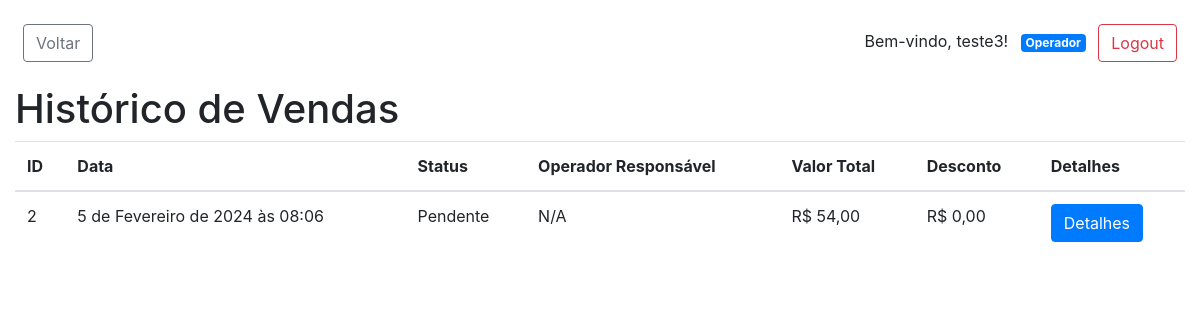
Page /pdvweb/historico_vendas/ (signed in) on the earlier database version.
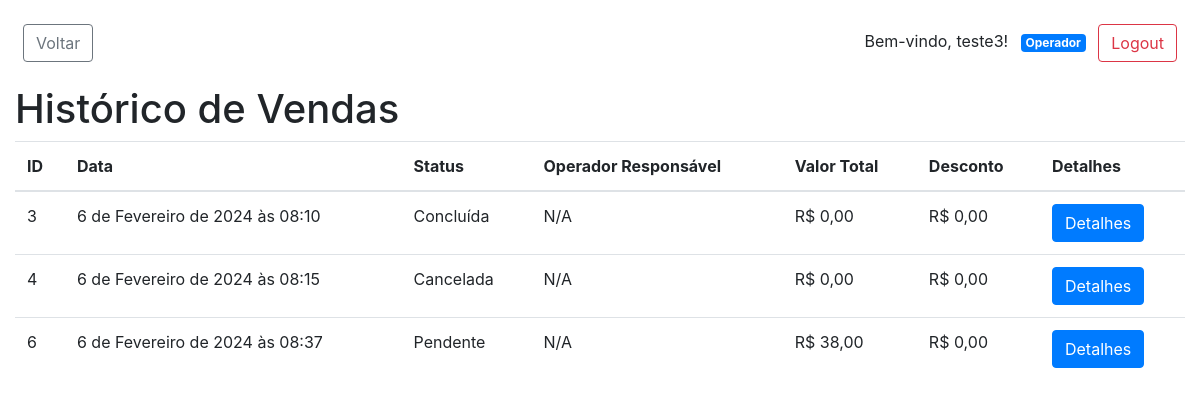
Same page on the later database version.
### pdvweb/models.py (models this page shows, shortened)
class CustomUser(AbstractUser):
    nome = models.CharField(max_length=255, default=default_nome)
    telefone = models.CharField(max_length=20, blank=True, null=True)
    operador = models.OneToOneField(
        Operador, null=True, blank=True, on_delete=models.CASCADE)
    meus_operadores = models.ManyToManyField(
        Operador, related_name='meus_usuarios', blank=True)
    groups = models.ManyToManyField(
        Group,
        verbose_name='groups',
        blank=True,
        related_name='customuser_set',
        related_query_name='user',
    )
    user_permissions = models.ManyToManyField(
        Permission,
        verbose_name='user permissions',
        blank=True,
        related_name='customuser_set',
        related_query_name='user',
    )

class Venda(models.Model):
    STATUS_PENDENTE = 'pendente'
    STATUS_CONCLUIDA = 'concluida'
    STATUS_CANCELADA = 'cancelada'
    STATUS_CHOICES = [
        (STATUS_PENDENTE, 'Pendente'),
        (STATUS_CONCLUIDA, 'Concluída'),
        (STATUS_CANCELADA, 'Cancelada'),
    ]
    data = models.DateTimeField(auto_now_add=True)
    status = models.CharField(
        max_length=20, choices=STATUS_CHOICES, default=STATUS_PENDENTE)
    valor_total = models.DecimalField(
        max_digits=10, decimal_places=2, default=0.0)
    desconto = models.DecimalField(max_digits=5, decimal_places=2, default=0.0)
    operador = models.ForeignKey(
        'Operador', on_delete=models.SET_NULL, null=True)
    cliente = models.ForeignKey(
        'Cliente', on_delete=models.SET_NULL, null=True)

### pdvweb/views.py (the view)
# urls.py: path('historico_vendas/', views.historico_vendas, name='historico_vendas'),
@login_required
def historico_vendas(request):
    vendas = Venda.objects.all()
    return render(request, 'pdvweb/historico_vendas.html', {'vendas': vendas})

### pdvweb/templates/pdvweb/historico_vendas.html
{% extends 'pdvweb/base.html' %}
{% block content %}
  <h1>Histórico de Vendas</h1>
  <table class="table">
    <thead>
      <tr>
        <th>ID</th>
        <th>Data</th>
        <th>Status</th>
        <th>Operador Responsável</th>
        <th>Valor Total</th>
        <th>Desconto</th>
        <th>Detalhes</th>
      </tr>
    </thead>
    <tbody>
      {% for venda in vendas %}
        <tr>
          <td>{{ venda.id }}</td>
          <td>{{ venda.data }}</td>
          <td>{{ venda.get_status_display }}</td>
          <td>{% if venda.operador_responsavel %}{{ venda.operador_responsavel.nome }}{% else %}N/A{% endif %}</td>
          <td>R$ {{ venda.valor_total }}</td>
          <td>R$ {{ venda.desconto }}</td>
          <td><a href="{% url 'pdvweb:detalhes_venda' venda.id %}" class="btn btn-primary">Detalhes</a></td>
        </tr>
      {% endfor %}
    </tbody>
  </table>
{% endblock %}

### pdvweb/templates/pdvweb/base.html (shortened to what this page needs)
<!DOCTYPE html>
<html lang="en">
<head>
    <link rel="stylesheet" href="https://cdnjs.cloudflare.com/ajax/libs/font-awesome/5.15.4/css/all.min.css" />
    <link rel="stylesheet" href="https://maxcdn.bootstrapcdn.com/bootstrap/4.0.0/css/bootstrap.min.css">
</head>
<br>
<body class="d-flex flex-column vh-100">
    <div class="container-fluid flex-grow-1">
        <div class="row">
            <div class="col-md-12 mb-3">
                {% if user.is_authenticated %}
                <button class="btn btn-outline-secondary ml-2" onclick="goBack()">Voltar</button>
                <div class="float-right mx-2">
                    <p class="d-inline-block">Bem-vindo, {{ user.username }}!</p>
                    {% if user.operador %}
                    <span class="badge badge-primary ml-2">Operador</span>
                    {% endif %}
                    <a href="{% url 'pdvweb:logout_view' %}" class="btn btn-outline-danger ml-2">Logout</a>
                </div>
                {% else %}
                <a href="{% url 'pdvweb:login_operador' %}" class="btn btn-primary float-right">Login</a>
                {% endif %}
            </div>
        </div>
        {% block content %}{% endblock %}
    </div>
</body>
</html>

Differences in the rows shown:
removed Venda: id "2", data "5 de Fevereiro de 2024 às 08:06", status "Pendente", valor_total "54,00", desconto "0,00"
added Venda: id "3", data "6 de Fevereiro de 2024 às 08:10", status "Concluída", valor_total "0,00", desconto "0,00"
added Venda: id "4", data "6 de Fevereiro de 2024 às 08:15", status "Cancelada", valor_total "0,00", desconto "0,00"
added Venda: id "6", data "6 de Fevereiro de 2024 às 08:37", status "Pendente", valor_total "38,00", desconto "0,00"
